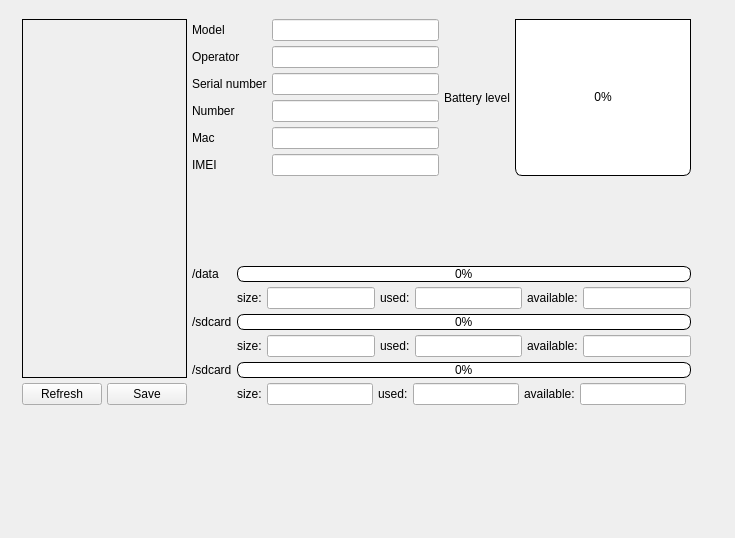
<?xml version="1.0" encoding="UTF-8"?>
<ui version="4.0">
 <class>PhoneInfoWidget</class>
 <widget class="QWidget" name="PhoneInfoWidget">
  <property name="geometry">
   <rect>
    <x>0</x>
    <y>0</y>
    <width>735</width>
    <height>538</height>
   </rect>
  </property>
  <property name="sizePolicy">
   <sizepolicy hsizetype="Preferred" vsizetype="Preferred">
    <horstretch>0</horstretch>
    <verstretch>0</verstretch>
   </sizepolicy>
  </property>
  <property name="windowTitle">
   <string notr="true">Form</string>
  </property>
  <widget class="QWidget" name="layoutWidget">
   <property name="geometry">
    <rect>
     <x>0</x>
     <y>0</y>
     <width>691</width>
     <height>424</height>
    </rect>
   </property>
   <layout class="QGridLayout" name="gridLayout_7" rowstretch="0,0,0,0,0,0,0">
    <property name="spacing">
     <number>5</number>
    </property>
    <item row="5" column="1">
     <layout class="QGridLayout" name="gridLayout_6">
      <item row="1" column="2">
       <widget class="QLineEdit" name="lineEditSdcardSize_2">
        <property name="text">
         <string notr="true"/>
        </property>
        <property name="readOnly">
         <bool>true</bool>
        </property>
       </widget>
      </item>
      <item row="1" column="3">
       <widget class="QLabel" name="labelSdcardUsed_2">
        <property name="text">
         <string>used:</string>
        </property>
       </widget>
      </item>
      <item row="1" column="1">
       <widget class="QLabel" name="labelSdcardSize_2">
        <property name="text">
         <string>size:</string>
        </property>
       </widget>
      </item>
      <item row="1" column="6">
       <widget class="QLineEdit" name="lineEditSdcardAvailable_2">
        <property name="text">
         <string notr="true"/>
        </property>
        <property name="readOnly">
         <bool>true</bool>
        </property>
       </widget>
      </item>
      <item row="0" column="0">
       <widget class="QLabel" name="label_18">
        <property name="text">
         <string notr="true">/sdcard</string>
        </property>
       </widget>
      </item>
      <item row="1" column="4">
       <widget class="QLineEdit" name="lineEditSdcardUsed_2">
        <property name="text">
         <string notr="true"/>
        </property>
        <property name="readOnly">
         <bool>true</bool>
        </property>
       </widget>
      </item>
      <item row="1" column="5">
       <widget class="QLabel" name="labelSdcardAvailable_2">
        <property name="text">
         <string>available:</string>
        </property>
       </widget>
      </item>
      <item row="0" column="1" colspan="7">
       <widget class="QProgressBar" name="progressBarSdcard_2">
        <property name="sizePolicy">
         <sizepolicy hsizetype="Expanding" vsizetype="Fixed">
          <horstretch>0</horstretch>
          <verstretch>0</verstretch>
         </sizepolicy>
        </property>
        <property name="minimumSize">
         <size>
          <width>41</width>
          <height>0</height>
         </size>
        </property>
        <property name="styleSheet">
         <string notr="true">QProgressBar {
border: 1px solid black;
text-align: center;
padding: 1px;
border-top-right-radius: 7px;
border-top-left-radius: 7px;
border-bottom-right-radius: 7px;
border-bottom-left-radius: 7px;
height:2
}
QProgressBar::chunk {
border-top-right-radius: 7px;
border-top-left-radius: 7px;
border-bottom-right-radius: 7px;
border-bottom-left-radius: 7px;
border: 1px solid black;
background-color:#46a
}</string>
        </property>
        <property name="value">
         <number>0</number>
        </property>
        <property name="orientation">
         <enum>Qt::Horizontal</enum>
        </property>
        <property name="format">
         <string notr="true">%p%</string>
        </property>
       </widget>
      </item>
     </layout>
    </item>
    <item row="3" column="1">
     <layout class="QGridLayout" name="gridLayout_2">
      <item row="1" column="4">
       <widget class="QLineEdit" name="lineEditDataUsed">
        <property name="text">
         <string notr="true"/>
        </property>
        <property name="readOnly">
         <bool>true</bool>
        </property>
       </widget>
      </item>
      <item row="1" column="7">
       <widget class="QLineEdit" name="lineEditDataAvailable">
        <property name="text">
         <string notr="true"/>
        </property>
        <property name="readOnly">
         <bool>true</bool>
        </property>
       </widget>
      </item>
      <item row="0" column="1" colspan="7">
       <widget class="QProgressBar" name="progressBarData">
        <property name="sizePolicy">
         <sizepolicy hsizetype="Expanding" vsizetype="Fixed">
          <horstretch>0</horstretch>
          <verstretch>0</verstretch>
         </sizepolicy>
        </property>
        <property name="minimumSize">
         <size>
          <width>0</width>
          <height>0</height>
         </size>
        </property>
        <property name="styleSheet">
         <string notr="true">QProgressBar {
border: 1px solid black;
text-align: center;
padding: 1px;
border-top-right-radius: 7px;
border-top-left-radius: 7px;
border-bottom-right-radius: 7px;
border-bottom-left-radius: 7px;
height:2
}
QProgressBar::chunk {
border-top-right-radius: 7px;
border-top-left-radius: 7px;
border-bottom-right-radius: 7px;
border-bottom-left-radius: 7px;
border: 1px solid black;
background-color:#46a
}</string>
        </property>
        <property name="value">
         <number>0</number>
        </property>
        <property name="alignment">
         <set>Qt::AlignLeading|Qt::AlignLeft|Qt::AlignVCenter</set>
        </property>
        <property name="orientation">
         <enum>Qt::Horizontal</enum>
        </property>
        <property name="format">
         <string notr="true">%p%</string>
        </property>
       </widget>
      </item>
      <item row="1" column="2">
       <widget class="QLineEdit" name="lineEditDataSize">
        <property name="text">
         <string notr="true"/>
        </property>
        <property name="readOnly">
         <bool>true</bool>
        </property>
       </widget>
      </item>
      <item row="1" column="1">
       <widget class="QLabel" name="labelDataSize">
        <property name="text">
         <string>size:</string>
        </property>
       </widget>
      </item>
      <item row="0" column="0">
       <widget class="QLabel" name="label">
        <property name="text">
         <string notr="true">/data    </string>
        </property>
       </widget>
      </item>
      <item row="1" column="3">
       <widget class="QLabel" name="labelDataUsed">
        <property name="text">
         <string>used:</string>
        </property>
       </widget>
      </item>
      <item row="1" column="5" colspan="2">
       <widget class="QLabel" name="labelDataAvailable">
        <property name="text">
         <string>available:</string>
        </property>
       </widget>
      </item>
     </layout>
    </item>
    <item row="4" column="1">
     <layout class="QGridLayout" name="gridLayout">
      <item row="1" column="1" colspan="2">
       <widget class="QLabel" name="labelSdcardSize">
        <property name="text">
         <string>size:</string>
        </property>
       </widget>
      </item>
      <item row="1" column="6">
       <widget class="QLabel" name="labelSdcardAvailable">
        <property name="text">
         <string>available:</string>
        </property>
       </widget>
      </item>
      <item row="1" column="7">
       <widget class="QLineEdit" name="lineEditSdcardAvailable">
        <property name="text">
         <string notr="true"/>
        </property>
        <property name="readOnly">
         <bool>true</bool>
        </property>
       </widget>
      </item>
      <item row="1" column="3">
       <widget class="QLineEdit" name="lineEditSdcardSize">
        <property name="text">
         <string notr="true"/>
        </property>
        <property name="readOnly">
         <bool>true</bool>
        </property>
       </widget>
      </item>
      <item row="0" column="0">
       <widget class="QLabel" name="label_17">
        <property name="text">
         <string notr="true">/sdcard</string>
        </property>
       </widget>
      </item>
      <item row="1" column="5">
       <widget class="QLineEdit" name="lineEditSdcardUsed">
        <property name="text">
         <string notr="true"/>
        </property>
        <property name="readOnly">
         <bool>true</bool>
        </property>
       </widget>
      </item>
      <item row="0" column="1" colspan="7">
       <widget class="QProgressBar" name="progressBarSdcard">
        <property name="sizePolicy">
         <sizepolicy hsizetype="Expanding" vsizetype="Fixed">
          <horstretch>0</horstretch>
          <verstretch>0</verstretch>
         </sizepolicy>
        </property>
        <property name="minimumSize">
         <size>
          <width>41</width>
          <height>0</height>
         </size>
        </property>
        <property name="styleSheet">
         <string notr="true">QProgressBar {
border: 1px solid black;
text-align: center;
padding: 1px;
border-top-right-radius: 7px;
border-top-left-radius: 7px;
border-bottom-right-radius: 7px;
border-bottom-left-radius: 7px;
height:2
}
QProgressBar::chunk {
border-top-right-radius: 7px;
border-top-left-radius: 7px;
border-bottom-right-radius: 7px;
border-bottom-left-radius: 7px;
border: 1px solid black;
background-color:#46a
}</string>
        </property>
        <property name="value">
         <number>0</number>
        </property>
        <property name="orientation">
         <enum>Qt::Horizontal</enum>
        </property>
        <property name="format">
         <string notr="true">%p%</string>
        </property>
       </widget>
      </item>
      <item row="1" column="4">
       <widget class="QLabel" name="labelSdcardUsed">
        <property name="text">
         <string>used:</string>
        </property>
       </widget>
      </item>
     </layout>
    </item>
    <item row="6" column="0" colspan="2">
     <widget class="QLabel" name="label_2">
      <property name="text">
       <string/>
      </property>
     </widget>
    </item>
    <item row="1" column="1">
     <layout class="QHBoxLayout" name="horizontalLayout">
      <item>
       <layout class="QGridLayout" name="gridLayout_3">
        <item row="0" column="0">
         <widget class="QLabel" name="labelModel">
          <property name="text">
           <string>Model</string>
          </property>
         </widget>
        </item>
        <item row="0" column="1">
         <widget class="QLineEdit" name="lineEditModel">
          <property name="text">
           <string notr="true"/>
          </property>
          <property name="readOnly">
           <bool>true</bool>
          </property>
         </widget>
        </item>
        <item row="1" column="0">
         <widget class="QLabel" name="labelOperator">
          <property name="text">
           <string>Operator</string>
          </property>
         </widget>
        </item>
        <item row="3" column="1">
         <widget class="QLineEdit" name="lineEditNumber">
          <property name="text">
           <string notr="true"/>
          </property>
          <property name="readOnly">
           <bool>true</bool>
          </property>
         </widget>
        </item>
        <item row="5" column="0">
         <widget class="QLabel" name="labelRadio">
          <property name="sizePolicy">
           <sizepolicy hsizetype="Preferred" vsizetype="Preferred">
            <horstretch>0</horstretch>
            <verstretch>0</verstretch>
           </sizepolicy>
          </property>
          <property name="frameShape">
           <enum>QFrame::NoFrame</enum>
          </property>
          <property name="text">
           <string>IMEI</string>
          </property>
         </widget>
        </item>
        <item row="5" column="1">
         <widget class="QLineEdit" name="lineEditImei">
          <property name="text">
           <string notr="true"/>
          </property>
          <property name="readOnly">
           <bool>true</bool>
          </property>
         </widget>
        </item>
        <item row="4" column="1">
         <widget class="QLineEdit" name="lineEditMac">
          <property name="text">
           <string notr="true"/>
          </property>
          <property name="readOnly">
           <bool>true</bool>
          </property>
         </widget>
        </item>
        <item row="2" column="0">
         <widget class="QLabel" name="labelSerialNumber">
          <property name="text">
           <string>Serial number</string>
          </property>
         </widget>
        </item>
        <item row="4" column="0">
         <widget class="QLabel" name="labelMac">
          <property name="text">
           <string>Mac</string>
          </property>
         </widget>
        </item>
        <item row="1" column="1">
         <widget class="QLineEdit" name="lineEditOperator">
          <property name="text">
           <string notr="true"/>
          </property>
          <property name="readOnly">
           <bool>true</bool>
          </property>
         </widget>
        </item>
        <item row="3" column="0">
         <widget class="QLabel" name="labelNumber">
          <property name="text">
           <string>Number</string>
          </property>
         </widget>
        </item>
        <item row="2" column="1">
         <widget class="QLineEdit" name="lineEditSerialNumber">
          <property name="text">
           <string notr="true"/>
          </property>
          <property name="readOnly">
           <bool>true</bool>
          </property>
         </widget>
        </item>
       </layout>
      </item>
      <item>
       <layout class="QGridLayout" name="gridLayout_5">
        <item row="0" column="2">
         <widget class="QProgressBar" name="progressBarBatteryLevel">
          <property name="sizePolicy">
           <sizepolicy hsizetype="Expanding" vsizetype="Expanding">
            <horstretch>0</horstretch>
            <verstretch>0</verstretch>
           </sizepolicy>
          </property>
          <property name="minimumSize">
           <size>
            <width>67</width>
            <height>0</height>
           </size>
          </property>
          <property name="cursor">
           <cursorShape>SizeBDiagCursor</cursorShape>
          </property>
          <property name="layoutDirection">
           <enum>Qt::LeftToRight</enum>
          </property>
          <property name="styleSheet">
           <string notr="true">QProgressBar {
border: 1px solid black;
text-align: center;
padding: 1px;
border-bottom-right-radius: 7px;
border-bottom-left-radius: 7px;
background: QLinearGradient( x1: 0, y1: 0, x2: 1, y2: 0,
stop: 0 #fff,
stop: 0.4999 #eee,
stop: 0.5 #ddd,
stop: 1 #eee );
width: 18px;
}
QProgressBar::chunk {
background: QLinearGradient( x1: 0, y1: 0, x2: 1, y2: 0,
stop: 0 #78d,
stop: 0.4999 #46a,
stop: 0.5 #45a,
stop: 1 #238 );
border-bottom-right-radius: 7px;
border-bottom-left-radius: 7px;
border: 1px solid black;
}</string>
          </property>
          <property name="value">
           <number>0</number>
          </property>
          <property name="alignment">
           <set>Qt::AlignCenter</set>
          </property>
          <property name="orientation">
           <enum>Qt::Vertical</enum>
          </property>
          <property name="invertedAppearance">
           <bool>false</bool>
          </property>
          <property name="format">
           <string notr="true">%p%</string>
          </property>
         </widget>
        </item>
        <item row="0" column="0" colspan="2">
         <widget class="QLabel" name="labelBatteryLevel">
          <property name="text">
           <string>Battery level</string>
          </property>
          <property name="textFormat">
           <enum>Qt::AutoText</enum>
          </property>
         </widget>
        </item>
       </layout>
      </item>
     </layout>
    </item>
    <item row="1" column="0" rowspan="5">
     <layout class="QGridLayout" name="gridLayout_4">
      <item row="0" column="1" colspan="2">
       <widget class="QLabel" name="labelRgb565">
        <property name="sizePolicy">
         <sizepolicy hsizetype="Expanding" vsizetype="Preferred">
          <horstretch>0</horstretch>
          <verstretch>0</verstretch>
         </sizepolicy>
        </property>
        <property name="baseSize">
         <size>
          <width>150</width>
          <height>228</height>
         </size>
        </property>
        <property name="layoutDirection">
         <enum>Qt::LeftToRight</enum>
        </property>
        <property name="frameShape">
         <enum>QFrame::Box</enum>
        </property>
        <property name="text">
         <string/>
        </property>
        <property name="alignment">
         <set>Qt::AlignCenter</set>
        </property>
       </widget>
      </item>
      <item row="1" column="1">
       <widget class="QPushButton" name="buttonRefreshScreenshot">
        <property name="text">
         <string>Refresh</string>
        </property>
        <property name="icon">
         <iconset>
          <normaloff>../images/refresh.png</normaloff>../images/refresh.png</iconset>
        </property>
       </widget>
      </item>
      <item row="1" column="2">
       <widget class="QPushButton" name="buttonSaveScreenshot">
        <property name="text">
         <string>Save</string>
        </property>
        <property name="icon">
         <iconset>
          <normaloff>../images/save.png</normaloff>../images/save.png</iconset>
        </property>
       </widget>
      </item>
      <item row="0" column="0">
       <widget class="QLabel" name="label_4">
        <property name="minimumSize">
         <size>
          <width>17</width>
          <height>0</height>
         </size>
        </property>
        <property name="text">
         <string/>
        </property>
       </widget>
      </item>
     </layout>
    </item>
    <item row="2" column="1">
     <spacer name="verticalSpacer">
      <property name="orientation">
       <enum>Qt::Vertical</enum>
      </property>
      <property name="sizeHint" stdset="0">
       <size>
        <width>20</width>
        <height>40</height>
       </size>
      </property>
     </spacer>
    </item>
    <item row="0" column="0" colspan="2">
     <widget class="QLabel" name="label_3">
      <property name="text">
       <string/>
      </property>
     </widget>
    </item>
   </layout>
  </widget>
 </widget>
 <resources/>
 <connections/>
</ui>
